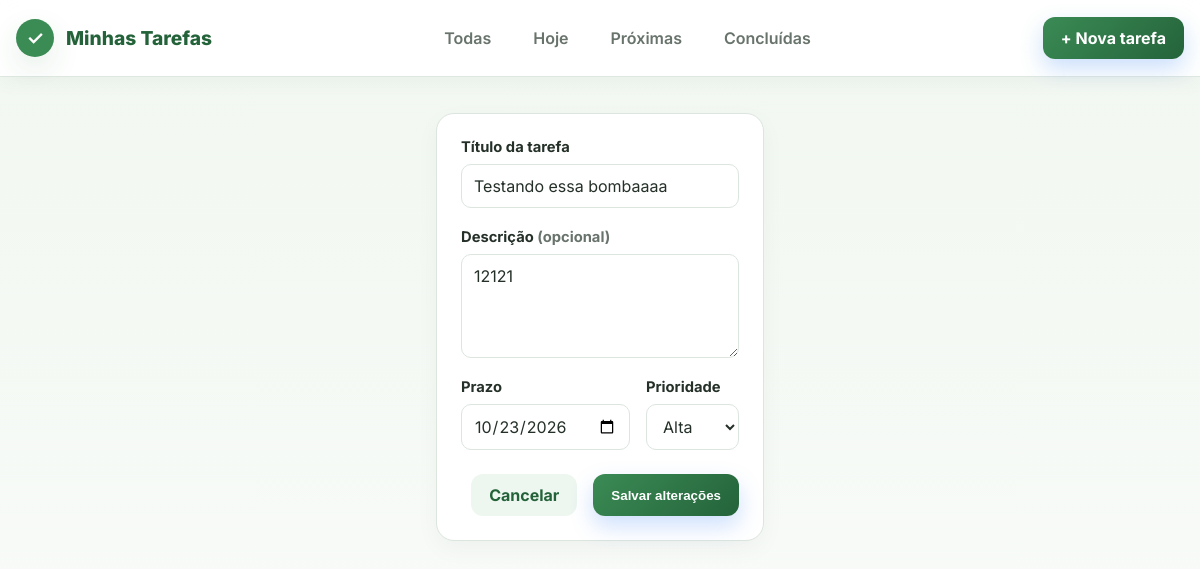
Page /todo/9 on the committed database.
### todo/models.py (models this page shows, shortened)
class Todo(models.Model):
    title = models.CharField(max_length=50)
    description = models.CharField(max_length=50)
    due_date = models.DateField()
    priority = models.CharField(max_length=50)
    done = models.BooleanField()

### todo/views.py (the view, shortened to what this page needs)
# urls.py: path('<int:id>', views.todoEdit, name='todoEdit'),
def todoEdit(request, id):
    todo = get_object_or_404(Todo, id=id)
    if request.method == "GET":
        return render(request, 'todoForm.html', {
            'todo': todo,
            'title': todo.title,
            'description': todo.description,
            'due_date': todo.due_date,
            'priority': todo.priority,
            'done': todo.done,
        })
    return redirect('todo')

### todo/templates/todoForm.html (shortened to what this page needs)
{% extends "base.html" %}
{% block content %}
<section class="card task-form-card">
    <form method="POST" class="task-form" action="{% url 'todoEdit' todo.id %}">
        <div class="form-field">
            <label for="title">Título da tarefa</label>
            <input id="title" name="title" value="{{ todo.title }}" type="text" placeholder="Ex.: Preparar apresentação" required autofocus>
        </div>
        <div class="form-field">
            <label for="description">Descrição <span class="muted">(opcional)</span></label>
            <textarea id="description" name="description" rows="4" placeholder="Inclua detalhes que ajudem a concluir esta tarefa.">{{ todo.description }}</textarea>
        </div>
        <div class="form-row">
            <div class="form-field">
                <label for="due_date">Prazo</label>
                <input id="due_date" name="due_date" value="{{ todo.due_date|date:'Y-m-d' }}" type="date">
            </div>
            <div class="form-field">
                <label for="priority">Prioridade</label>
                <select id="priority" name="priority">
                    <option value="high" {% if todo.priority == "high" %}selected{% endif %}>Alta</option>
                </select>
            </div>
        </div>
        <div class="form-actions">
            <a class="btn btn-secondary" href="{% url 'todo' %}">Cancelar</a>
            <button class="btn btn-primary" type="submit">Salvar alterações</button>
        </div>
    </form>
</section>
{% endblock %}

### templates/static/general/css/base.css (style rules this page uses)
:root { --bg: #f6f8f5; --panel: #ffffff; --panel-alt: #edf6ef; --primary: #3b8b55; --primary-dark: #24633a; --secondary: #7aa87e; --text: #243028; --muted: #68736c; --border: #dce5de; --success: #3b8b55; --warning: #d99524; --danger: #d9584a; --shadow: 0 12px 30px rgba(36, 99, 58, 0.10); }
* { box-sizing: border-box; }
html, body { margin: 0; padding: 0; font-family: 'Inter', sans-serif; background: linear-gradient(180deg, #f1f7f1 0%, #fafcf9 100%); color: var(--text); }
body { min-height: 100vh; }
a { color: inherit; text-decoration: none; }
.btn { display: inline-flex; align-items: center; justify-content: center; gap: 8px; border: none; border-radius: 12px; padding: 11px 18px; font-weight: 700; cursor: pointer; transition: transform 0.2s ease, box-shadow 0.2s ease; }
.btn-primary { background: linear-gradient(135deg, var(--primary) 0%, var(--primary-dark) 100%); color: white; box-shadow: 0 10px 22px rgba(59, 130, 246, 0.25); }
.btn-secondary { background: var(--panel-alt); color: var(--primary-dark); }
.card { background: var(--panel); border: 1px solid var(--border); border-radius: 18px; box-shadow: 0 8px 24px rgba(15, 23, 42, 0.04); padding: 24px; }
.muted { color: var(--muted); }
.task-form-card { max-width: 720px; margin: 0 auto; }
.task-form { display: grid; gap: 20px; }
.form-field { display: grid; gap: 8px; }
.form-field label { font-size: 0.92rem; font-weight: 700; }
.form-field input, .form-field textarea, .form-field select { width: 100%; padding: 11px 12px; color: var(--text); font: inherit; background: #fff; border: 1px solid var(--border); border-radius: 10px; }
.form-field textarea { resize: vertical; }
.form-row, .form-actions { display: flex; gap: 16px; }
.form-row .form-field { flex: 1; }
.form-actions { justify-content: flex-end; padding-top: 4px; }

### rows in the picture
Todo: title "Testando essa bombaaaa", description "12121", due_date "10/23/2026", priority "Alta"
